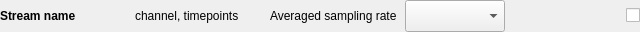
<?xml version="1.0" encoding="UTF-8"?>
<ui version="4.0">
 <class>topLevelForm</class>
 <widget class="QWidget" name="topLevelForm">
  <property name="geometry">
   <rect>
    <x>0</x>
    <y>0</y>
    <width>640</width>
    <height>32</height>
   </rect>
  </property>
  <property name="sizePolicy">
   <sizepolicy hsizetype="Preferred" vsizetype="Preferred">
    <horstretch>0</horstretch>
    <verstretch>0</verstretch>
   </sizepolicy>
  </property>
  <property name="maximumSize">
   <size>
    <width>16777215</width>
    <height>16777215</height>
   </size>
  </property>
  <property name="windowTitle">
   <string>Form</string>
  </property>
  <layout class="QHBoxLayout" name="horizontalLayout_2">
   <property name="leftMargin">
    <number>0</number>
   </property>
   <property name="topMargin">
    <number>0</number>
   </property>
   <property name="rightMargin">
    <number>0</number>
   </property>
   <property name="bottomMargin">
    <number>0</number>
   </property>
   <item>
    <widget class="QWidget" name="widget" native="true">
     <property name="minimumSize">
      <size>
       <width>0</width>
       <height>0</height>
      </size>
     </property>
     <property name="maximumSize">
      <size>
       <width>16777215</width>
       <height>16777215</height>
      </size>
     </property>
     <layout class="QHBoxLayout" name="horizontalLayout">
      <property name="leftMargin">
       <number>0</number>
      </property>
      <property name="topMargin">
       <number>0</number>
      </property>
      <property name="rightMargin">
       <number>0</number>
      </property>
      <property name="bottomMargin">
       <number>0</number>
      </property>
      <item alignment="Qt::AlignLeft">
       <widget class="QLabel" name="name_label">
        <property name="sizePolicy">
         <sizepolicy hsizetype="Preferred" vsizetype="Preferred">
          <horstretch>0</horstretch>
          <verstretch>0</verstretch>
         </sizepolicy>
        </property>
        <property name="minimumSize">
         <size>
          <width>0</width>
          <height>0</height>
         </size>
        </property>
        <property name="maximumSize">
         <size>
          <width>16777215</width>
          <height>16777215</height>
         </size>
        </property>
        <property name="font">
         <font>
          <bold>true</bold>
         </font>
        </property>
        <property name="text">
         <string>Stream name</string>
        </property>
       </widget>
      </item>
      <item alignment="Qt::AlignLeft">
       <widget class="QLabel" name="shape_label">
        <property name="minimumSize">
         <size>
          <width>0</width>
          <height>0</height>
         </size>
        </property>
        <property name="text">
         <string>channel, timepoints</string>
        </property>
       </widget>
      </item>
      <item alignment="Qt::AlignLeft">
       <widget class="QLabel" name="srate_label">
        <property name="text">
         <string>Averaged sampling rate</string>
        </property>
       </widget>
      </item>
      <item>
       <widget class="QComboBox" name="interface_combobox">
        <property name="sizePolicy">
         <sizepolicy hsizetype="Preferred" vsizetype="Preferred">
          <horstretch>0</horstretch>
          <verstretch>0</verstretch>
         </sizepolicy>
        </property>
        <property name="minimumSize">
         <size>
          <width>0</width>
          <height>0</height>
         </size>
        </property>
        <property name="maximumSize">
         <size>
          <width>100</width>
          <height>16777215</height>
         </size>
        </property>
       </widget>
      </item>
      <item alignment="Qt::AlignRight">
       <widget class="QCheckBox" name="include_in_replay_checkbox">
        <property name="text">
         <string/>
        </property>
       </widget>
      </item>
     </layout>
    </widget>
   </item>
  </layout>
 </widget>
 <resources/>
 <connections/>
</ui>
